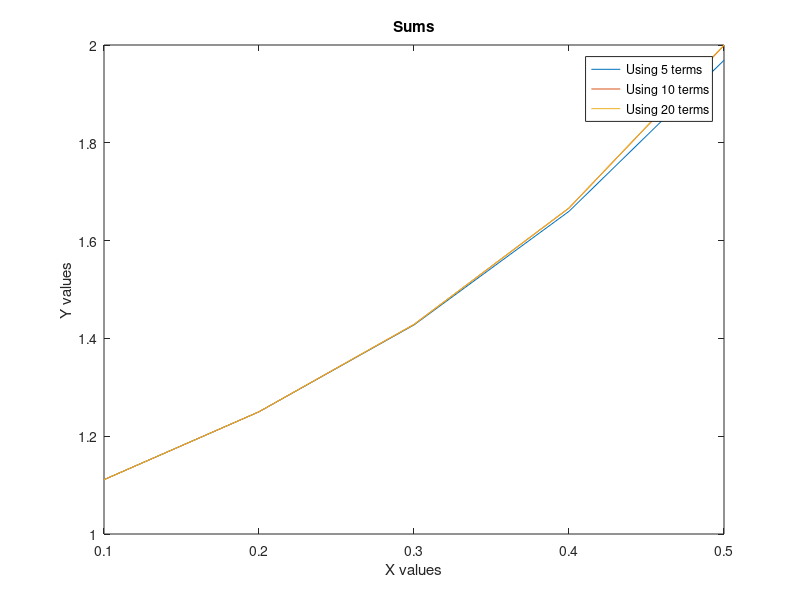

This chart was generated by the following MATLAB code:
%Init
clear all;
close all;
clc;

%Declarations
x = [0.1 0.2 0.3 0.4 0.5];
k1 = 5;
k2 = 10;
k3 = 20;

%Sums:
%k1 = 5
s5 = 0;
for i = 0:k1
    y = x.^i;
    s5 = s5 + y;
end

%k2 = 10
s10 = 0;
for i = 0:k2
    y = x.^i;
    s10 = s10 + y;
end

%k3 = 20
s20 = 0;
for i = 0:k3
    y = x.^i;
    s20 = s20 + y;
end

%Plot
figure;
plot(x,s5,x,s10,x,s20);
title('Sums');
xlabel('X values');
ylabel('Y values');
legend('Using 5 terms', 'Using 10 terms', 'Using 20 terms');
